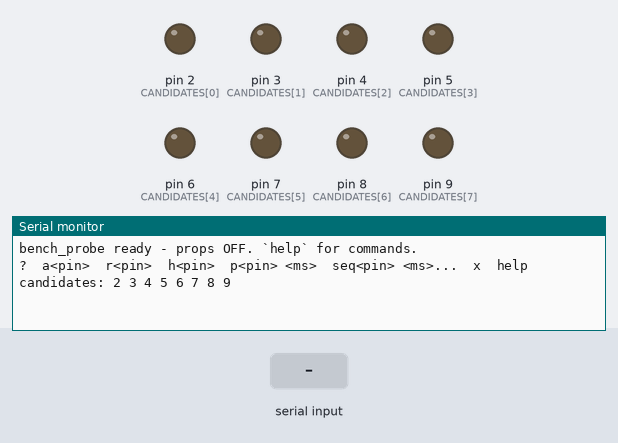
The sketch below on a simulated Arduino Uno, built with avr-gcc and run on an emulated ATmega328P. On the bench: output pins drawn as LEDs (lit = HIGH), the last lines printed to the serial monitor. The test bench sets the inputs (shaded band).

Above: at 1.2 s.
1.3 s: "seq\n" received over Serial
At 2.5 s:
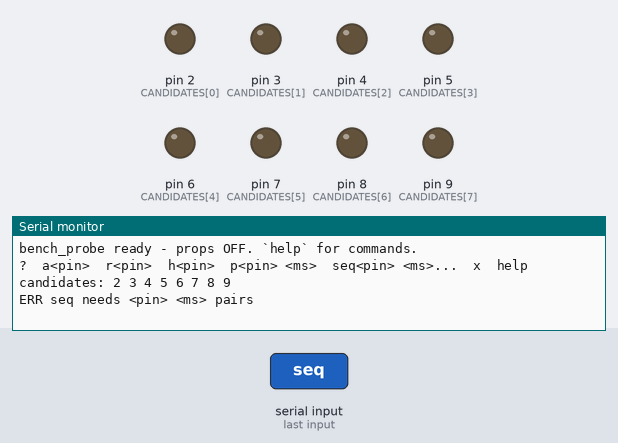
2.8 s: "?\n" received over Serial
At 3.3 s:
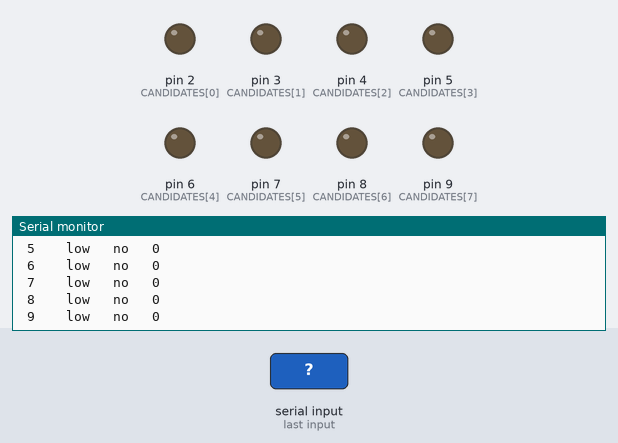
4.3 s: "p\n" received over Serial
At 5.1 s:
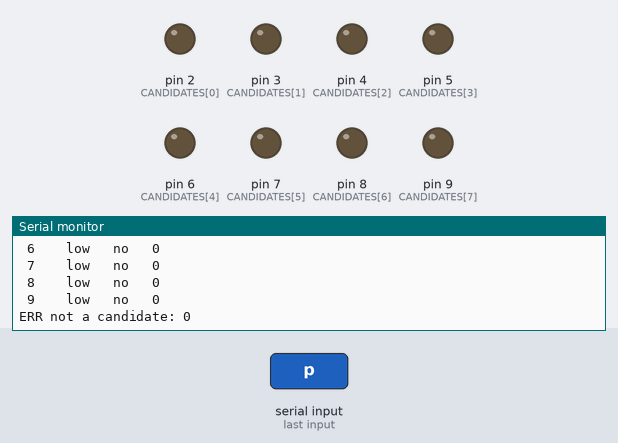
Timing chart, 0 to 7.3 s (numbered marks = the images above; inputs shaded):
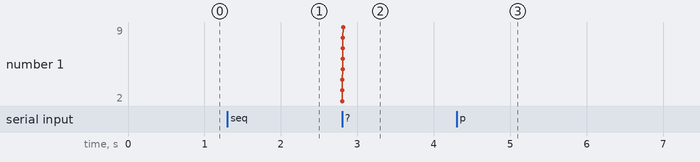

Measured:
- after the input at 1.3 s, the serial monitor: prints a new line at once (image 1)
- after the input at 2.8 s, the serial monitor: prints a new line at once (image 2)
- after the input at 4.3 s, the serial monitor: prints a new line at once (image 3)

The sketch:

bench_probe.ino
```cpp
/*
 * bench_probe - manual transmitter-contact prodder for the characterisation phase
 * --
 * Board: Arduino Nano / Uno (ATmega328P)
 * Role : the simplest possible thing that can close one transmitter contact on
 *        command, so you can map "which contact does what" and confirm each
 *        Arduino channel reproduces a human button press *before* the real
 *        fire-at-T firmware (transmitter_controller.ino) goes on.
 *
 * No scheduler, no clock sync, no arm gate. Type a line in the serial monitor
 * (115200, newline ending), a GPIO goes HIGH (MOSFET / analog switch closes the
 * contact), and it auto-releases so nothing can stick down while you're heads-
 * down with a probe.
 *
 * Wiring: docs/hardware.md . GPIO HIGH -> switch element on -> contact shorted
 * to transmitter B- -> "button pressed". Shared ground only; the Arduino never
 * powers the transmitter.
 *
 * SAFETY: drone props OFF for everything this sketch is for. It only actuates
 * pins listed in CANDIDATES[]; every other pin is left untouched.
 *
 * Commands (one per line):
 *   ?                 list every candidate pin and its state
 *   a <pin>           assert (HIGH); auto-releases after AUTO_RELEASE_MS
 *   r <pin>           release (LOW)
 *   h <pin>           assert and HOLD - no auto-release (latch / long-press tests)
 *   p <pin> <ms>      pulse: assert, wait <ms> (<= MAX_PULSE_MS), release
 *   seq <pin> <ms> [<pin> <ms> ...]   run pulses back to back with GAP_MS between
 *                     (up to SEQ_MAX steps) - for the flight-mode arming gesture
 *   x                 release everything now (panic)
 *   help              this list
 *
 * Example - map the takeoff button, then try the arming gesture:
 *   p 2 120
 *   seq 6 150 5 150 7 150 2 150      (left up / down / right, then takeoff)
 */

// ---- edit to match your interface board -----------------------------------
// Raw Arduino pin numbers. Start with the provisional map from
// docs/transmitter_mapping.md; add/remove as you probe. A0..A5 are 14..19.
const uint8_t CANDIDATES[] = { 2, 3, 4, 5, 6, 7, 8, 9 };
const uint8_t N_CAND = sizeof(CANDIDATES) / sizeof(CANDIDATES[0]);

const uint16_t MAX_PULSE_MS     = 1500;   // longest single pulse this sketch will drive
const uint32_t AUTO_RELEASE_MS  = 3000;   // `a` asserts drop after this unless `h`eld
const uint16_t GAP_MS           = 120;    // spacing between `seq` steps
const uint8_t  SEQ_MAX          = 8;      // steps per `seq`
const uint8_t  LINE_MAX         = 80;

// ---- per-pin state -------------------------------------------------------
struct PinState { bool on; bool hold; uint32_t since; };
PinState st[N_CAND];

char    line[LINE_MAX + 1];
uint8_t lineLen = 0;

// pending single pulse (non-blocking so `x` / new input still work)
int8_t   pulseIdx = -1;
uint32_t pulseUntil = 0;

// pending seq
uint8_t  seqPin[SEQ_MAX];
uint16_t seqDur[SEQ_MAX];
uint8_t  seqLen = 0, seqAt = 0;
uint32_t seqNext = 0;
int8_t   seqActiveIdx = -1;
uint32_t seqActiveUntil = 0;

// ---- helpers ------------------------------------------------------------
int8_t idxOf(int pin) {
  for (uint8_t i = 0; i < N_CAND; i++) if (CANDIDATES[i] == pin) return i;
  return -1;
}

void setPin(uint8_t i, bool on, bool hold) {
  digitalWrite(CANDIDATES[i], on ? HIGH : LOW);
  st[i].on = on;
  st[i].hold = on && hold;
  st[i].since = millis();
  Serial.print(on ? F("+ ") : F("- "));
  Serial.print(CANDIDATES[i]);
  if (on && hold) Serial.print(F("  (hold)"));
  Serial.println();
}

void releaseAll(const __FlashStringHelper *why) {
  for (uint8_t i = 0; i < N_CAND; i++)
    if (st[i].on) { digitalWrite(CANDIDATES[i], LOW); st[i].on = st[i].hold = false; }
  pulseIdx = -1;
  seqLen = seqAt = 0;
  seqActiveIdx = -1;
  Serial.print(F("ALL LOW - ")); Serial.println(why);
}

void listState() {
  Serial.println(F("pin  state   held  ms-on"));
  for (uint8_t i = 0; i < N_CAND; i++) {
    Serial.print(' '); Serial.print(CANDIDATES[i]);
    Serial.print(CANDIDATES[i] < 10 ? F("    ") : F("   "));
    Serial.print(st[i].on ? F("HIGH  ") : F("low   "));
    Serial.print(st[i].hold ? F("yes  ") : F("no   "));
    Serial.println(st[i].on ? (millis() - st[i].since) : 0);
  }
}

void printHelp() {
  Serial.println(F("?  a<pin>  r<pin>  h<pin>  p<pin> <ms>  seq<pin> <ms>...  x  help"));
  Serial.print(F("candidates:"));
  for (uint8_t i = 0; i < N_CAND; i++) { Serial.print(' '); Serial.print(CANDIDATES[i]); }
  Serial.println();
}

// ---- command parsing --------------------------------------------------
void startPulse(int8_t i, uint16_t ms) {
  if (ms > MAX_PULSE_MS) ms = MAX_PULSE_MS;
  setPin(i, true, false);
  pulseIdx = i;
  pulseUntil = millis() + ms;
}

void handle(char *s) {
  while (*s == ' ') s++;
  if (*s == '\0') return;
  char c = *s;

  if (c == '?')            { listState(); return; }
  if (c == 'x' || c == 'X'){ releaseAll(F("panic")); return; }
  if (!strncmp(s, "help", 4)) { printHelp(); return; }

  if (!strncmp(s, "seq", 3)) {
    char *p = s + 3;
    seqLen = 0;
    while (seqLen < SEQ_MAX) {
      int pin = strtol(p, &p, 10);
      long ms  = strtol(p, &p, 10);
      if (pin == 0 && ms == 0) break;
      int8_t i = idxOf(pin);
      if (i < 0) { Serial.print(F("ERR not a candidate: ")); Serial.println(pin); return; }
      seqPin[seqLen] = i;
      seqDur[seqLen] = ms <= 0 ? 100 : (ms > MAX_PULSE_MS ? MAX_PULSE_MS : ms);
      seqLen++;
    }
    if (seqLen == 0) { Serial.println(F("ERR seq needs <pin> <ms> pairs")); return; }
    seqAt = 0; seqNext = millis(); seqActiveIdx = -1;
    Serial.print(F("seq ")); Serial.print(seqLen); Serial.println(F(" steps"));
    return;
  }

  // single-pin commands: <c> <pin> [<ms>]
  char *p = s + 1;
  int pin = strtol(p, &p, 10);
  int8_t i = idxOf(pin);
  if (i < 0) { Serial.print(F("ERR not a candidate: ")); Serial.println(pin); return; }

  switch (c) {
    case 'a': setPin(i, true, false); break;
    case 'h': setPin(i, true, true);  break;
    case 'r': setPin(i, false, false); break;
    case 'p': {
      long ms = strtol(p, NULL, 10);
      startPulse(i, ms <= 0 ? 100 : ms);
      break;
    }
    default: Serial.print(F("ERR unknown: ")); Serial.println(c);
  }
}

void readSerial() {
  while (Serial.available()) {
    char ch = (char) Serial.read();
    if (ch == '\r') continue;
    if (ch == '\n') { line[lineLen] = '\0'; if (lineLen) handle(line); lineLen = 0; }
    else if (lineLen < LINE_MAX) line[lineLen++] = ch;
    else { lineLen = 0; Serial.println(F("ERR line too long")); }
  }
}

// ---- timed releases ---------------------------------------------------
void serviceTimers() {
  uint32_t now = millis();

  if (pulseIdx >= 0 && (int32_t)(now - pulseUntil) >= 0) {
    setPin(pulseIdx, false, false);
    pulseIdx = -1;
  }

  if (seqActiveIdx >= 0 && (int32_t)(now - seqActiveUntil) >= 0) {
    setPin(seqActiveIdx, false, false);
    seqActiveIdx = -1;
    seqNext = now + GAP_MS;
  }
  if (seqLen && seqActiveIdx < 0 && seqAt < seqLen && (int32_t)(now - seqNext) >= 0) {
    seqActiveIdx = seqPin[seqAt];
    seqActiveUntil = now + seqDur[seqAt];
    setPin(seqActiveIdx, true, false);
    if (++seqAt >= seqLen) { Serial.println(F("seq done")); seqLen = 0; }
  }

  // backstop: an `a` assert (not `h`eld) can't stay HIGH forever
  for (uint8_t i = 0; i < N_CAND; i++)
    if (st[i].on && !st[i].hold && i != pulseIdx && i != seqActiveIdx
        && (now - st[i].since) > AUTO_RELEASE_MS) {
      setPin(i, false, false);
      Serial.print(F("auto-release ")); Serial.println(CANDIDATES[i]);
    }
}

// ---- setup / loop ---------------------------------------------------
void setup() {
  Serial.begin(115200);
  for (uint8_t i = 0; i < N_CAND; i++) {
    pinMode(CANDIDATES[i], OUTPUT);
    digitalWrite(CANDIDATES[i], LOW);
    st[i] = { false, false, 0 };
  }
  Serial.println(F("bench_probe ready - props OFF. `help` for commands."));
  printHelp();
}

void loop() {
  readSerial();
  serviceTimers();
}
```
